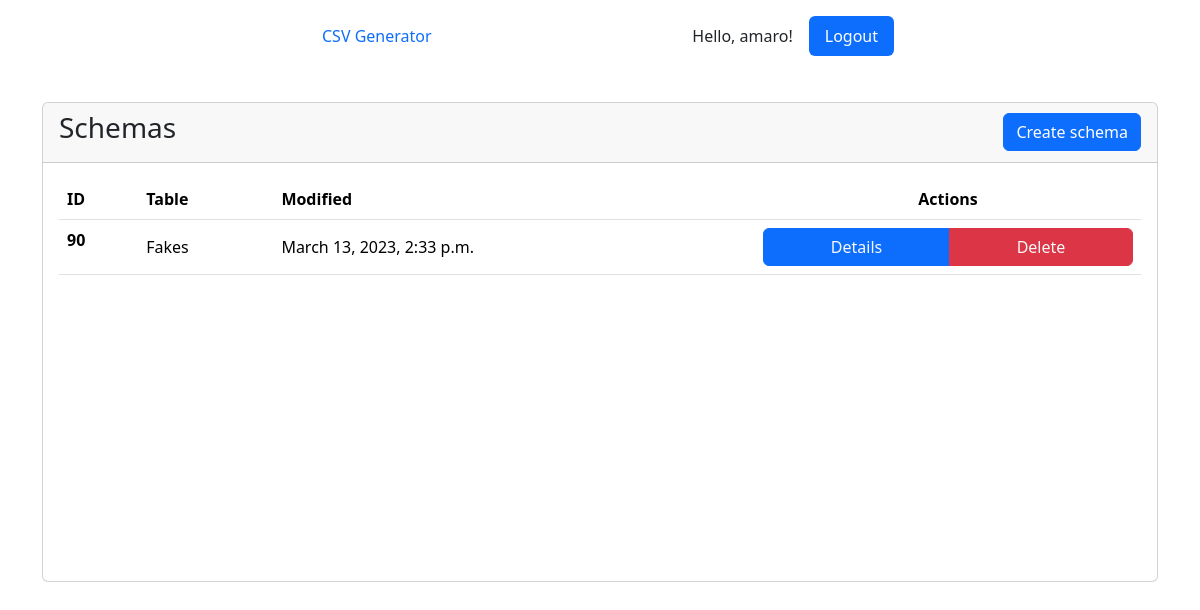
The app's page /schemas (signed in), older data.
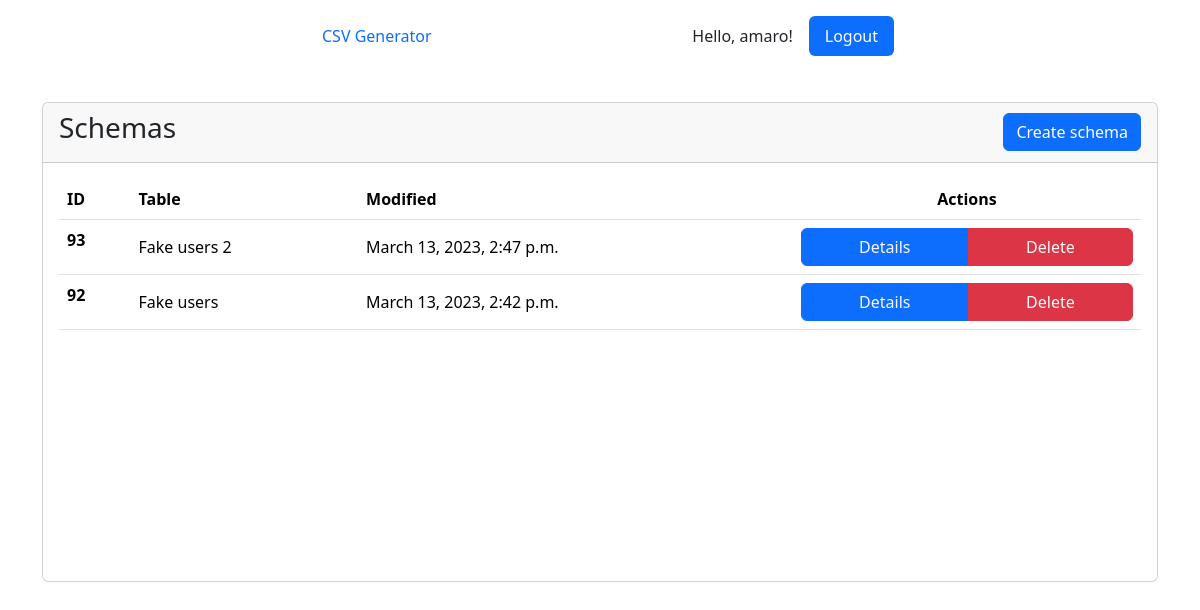
The same page, newer data.
### apps/scv_generator/models.py (models this page shows)
class DataSchema(models.Model):
    user = models.ForeignKey(UserModel, on_delete=models.CASCADE)
    created = models.DateTimeField(auto_now_add=True)
    updated = models.DateTimeField(auto_now=True)
    title = models.CharField(max_length=255)

### apps/scv_generator/views.py (the view)
# urls.py: path('', ListUserSchemas.as_view(), name="list_user_schemas"),
class ListUserSchemas(LoginRequiredMixin, ListView):
    template_name = 'csv_generator/data_schemas.html'
    model = DataSchema
    context_object_name = "data_schemas"
    def get_context_data(self, *, object_list=None, **kwargs):
        context = super().get_context_data(object_list=object_list, **kwargs)
        context['data_schemas'] = context['data_schemas'].filter(user=self.request.user).order_by("-created")
        return context

### templates/csv_generator/data_schemas.html
{% extends "base/base.html" %}
{% block content %}
    <div class="container" style="padding-top: 30px">
        <div class="card" style="min-height: 60vh">
            <div class="card-header" style="height: 60px">
                <div class="col d-flex justify-content-between align-items-center">
                    <h3>Schemas</h3>
                    <a href="{% url 'create_schema' %}" class="btn btn-primary"> Create schema</a>
                </div>
            </div>
            <div class="card-body col-12">
                <table class="table">
                    <thead class="thead-dark">
                    <tr>
                        <th scope="col">ID</th>
                        <th scope="col">Table</th>
                        <th scope="col">Modified</th>
                        <th class="text-center" scope="col">Actions</th>
                    </tr>
                    </thead>
                    <tbody>
                    {% for data_schema in data_schemas %}
                        <tr>
                            <th scope="row">{{ data_schema.id }}</th>
                            <td>{{ data_schema.title }}</td>
                            <td>{{ data_schema.updated }}</td>
                            <td>
                                <div class="btn-group w-100" role="group" aria-label="Basic example">
                                    <button type="button" class="btn btn-primary">
                                        <a class="text-light text-decoration-none" href="{% url "schema_details" data_schema.id %}">Details</a>
                                    </button>
                                    <button type="button" class="btn btn-danger">
                                        <a class="text-light text-decoration-none" href="{% url "delete_schema" data_schema.id %}">Delete</a>
                                    </button>
                                </div>
                            </td>
                        </tr>
                    {% endfor %}
                    </tbody>
                </table>
            </div>
        </div>
    </div>
{% endblock content %}

Row changes from the older to the newer data that the page shows:
removed DataSchema: id "90", title "Fakes", updated "March 13, 2023, 2:33 p.m."
added DataSchema: id "93", title "Fake users 2", updated "March 13, 2023, 2:47 p.m."
added DataSchema: id "92", title "Fake users", updated "March 13, 2023, 2:42 p.m."
